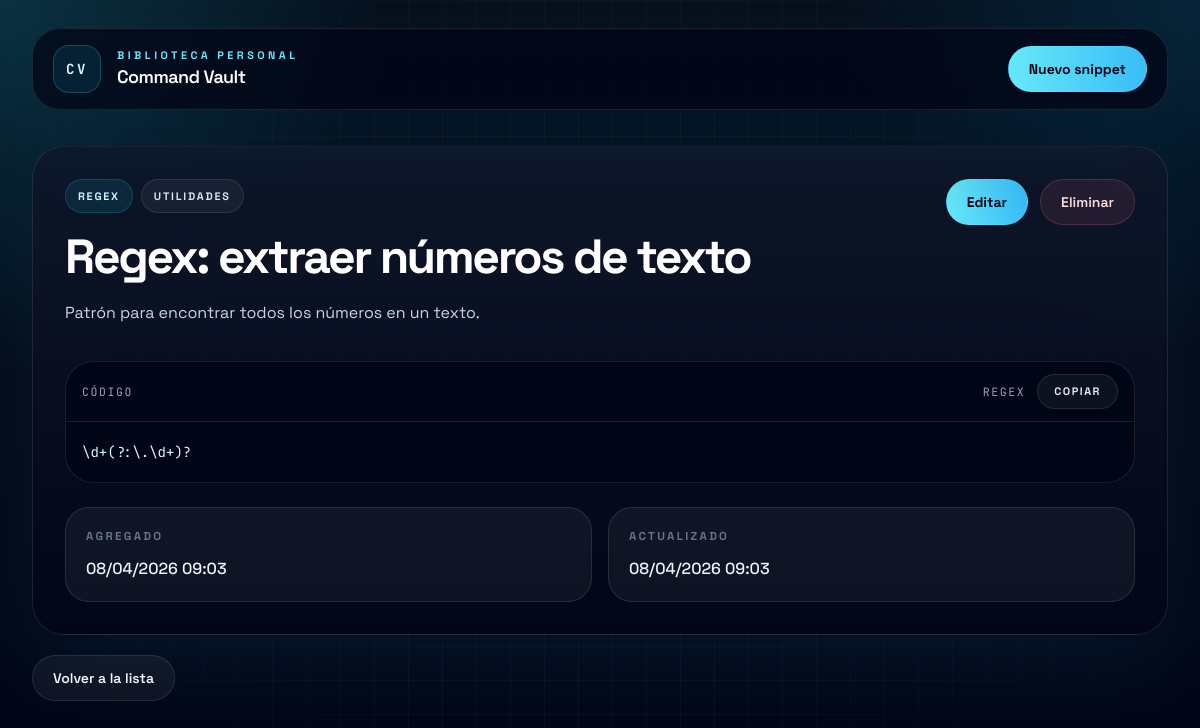
The page /snippet/106/ on the database its author committed.
### vault/models.py (models this page shows, shortened)
class Snippet(models.Model):
    LENGUAJES = [
        ('python', 'Python'),
        ('javascript', 'JavaScript'),
        ('html', 'HTML'),
        ('css', 'CSS'),
        ('bash', 'Bash'),
        ('sql', 'SQL'),
        ('django', 'Django'),
        ('git', 'Git'),
        ('docker', 'Docker'),
        ('regex', 'Regex'),
        ('json', 'JSON'),
        ('yaml', 'YAML'),
    ]
    CATEGORIAS = [
        ('backend', 'Backend'),
        ('frontend', 'Frontend'),
        ('database', 'Base de datos'),
        ('devops', 'DevOps'),
        ('utils', 'Utilidades'),
    ]
    titulo = models.CharField(max_length=120)
    lenguaje = models.CharField(max_length=20, choices=LENGUAJES)
    categoria = models.CharField(max_length=20, choices=CATEGORIAS)
    descripcion = models.TextField()
    codigo = models.TextField()
    destacado = models.BooleanField(default=False)
    creado_en = models.DateTimeField(auto_now_add=True)
    actualizado_en = models.DateTimeField(auto_now=True)
    class Meta:
        ordering = ['-creado_en']
        verbose_name = 'Snippet'
        verbose_name_plural = 'Snippets'

### vault/views.py (the view)
# urls.py: path('snippet/<int:pk>/', views.snippet_detail, name='snippet_detail'),
def snippet_detail(request, pk):
    snippet = get_object_or_404(Snippet, pk=pk)
    return render(request, 'vault/snippet_detail.html', {'snippet': snippet})

### vault/templates/vault/snippet_detail.html (shortened to what this page needs)
{% extends 'vault/base.html' %}
{% block content %}
<section class="space-y-5">
    <article class="rounded-[32px] border border-white/10 bg-[linear-gradient(180deg,rgba(15,23,42,0.9),rgba(2,6,23,0.96))] p-6 shadow-glow sm:p-8">
        <div class="flex flex-col gap-6 lg:flex-row lg:items-start lg:justify-between">
            <div class="max-w-3xl">
                <div class="flex flex-wrap gap-2">
                    <span class="rounded-full border border-cyan-400/20 bg-cyan-400/10 px-3 py-2 text-[0.68rem] font-bold uppercase tracking-[0.16em] text-cyan-100">{{ snippet.get_lenguaje_display }}</span>
                    <span class="rounded-full border border-white/10 bg-white/5 px-3 py-2 text-[0.68rem] font-bold uppercase tracking-[0.16em] text-slate-200">{{ snippet.get_categoria_display }}</span>
                </div>
                <div class="mt-5">
                    <h1 class="text-4xl font-bold tracking-[-0.05em] text-white sm:text-5xl">{{ snippet.titulo }}</h1>
                    <p class="mt-4 text-base leading-8 text-slate-300">{{ snippet.descripcion }}</p>
                </div>
            </div>
            <div class="flex flex-wrap gap-3">
                <a href="{% url 'snippet_update' snippet.pk %}" class="inline-flex items-center justify-center rounded-full border border-cyan-300/20 bg-gradient-to-r from-cyan-300 to-sky-400 px-5 py-3 text-sm font-bold text-slate-950 transition hover:-translate-y-0.5">Editar</a>
                <a href="{% url 'snippet_delete' snippet.pk %}" class="inline-flex items-center justify-center rounded-full border border-rose-400/20 bg-rose-400/10 px-5 py-3 text-sm font-semibold text-rose-100 transition hover:-translate-y-0.5 hover:bg-rose-400/15">Eliminar</a>
            </div>
        </div>
        <div class="mt-8 overflow-hidden rounded-[28px] border border-white/10 bg-slate-950/90">
            <div class="flex items-center justify-between gap-4 border-b border-white/10 px-4 py-3 font-mono text-[0.72rem] uppercase tracking-[0.14em] text-slate-400">
                <span>Código</span>
                <div class="flex items-center gap-3">
                    <span>{{ snippet.get_lenguaje_display }}</span>
                    <button
                        type="button"
                        class="inline-flex min-w-22 items-center justify-center rounded-full border border-white/10 bg-white/5 px-4 py-2 font-sans text-[0.68rem] font-bold uppercase tracking-[0.14em] text-slate-200 transition hover:-translate-y-0.5 hover:border-cyan-300/30 hover:bg-cyan-300/10"
                        data-copy-button
                        data-copy-source="#snippet-code-{{ snippet.pk }}"
                        aria-label="Copiar código de {{ snippet.titulo }}"
                    >
                        <span data-copy-label>Copiar</span>
                    </button>
                </div>
            </div>
            <pre id="snippet-code-{{ snippet.pk }}" class="overflow-auto px-4 py-5 font-mono text-xs leading-7 text-cyan-100 sm:text-sm"><code>{{ snippet.codigo }}</code></pre>
        </div>
        <div class="mt-6 grid gap-4 md:grid-cols-2">
            <div class="rounded-3xl border border-white/10 bg-white/5 p-5">
                <p class="text-[0.72rem] font-bold uppercase tracking-[0.2em] text-slate-500">Agregado</p>
                <p class="mt-3 text-base font-medium text-slate-100">{{ snippet.creado_en|date:"d/m/Y H:i" }}</p>
            </div>
            <div class="rounded-3xl border border-white/10 bg-white/5 p-5">
                <p class="text-[0.72rem] font-bold uppercase tracking-[0.2em] text-slate-500">Actualizado</p>
                <p class="mt-3 text-base font-medium text-slate-100">{{ snippet.actualizado_en|date:"d/m/Y H:i" }}</p>
            </div>
        </div>
    </article>
    <a href="{% url 'snippet_list' %}" class="inline-flex items-center justify-center rounded-full border border-white/10 bg-white/5 px-5 py-3 text-sm font-semibold text-slate-100 transition hover:border-cyan-300/30 hover:bg-cyan-300/10">Volver a la lista</a>
</section>
{% endblock %}

### rows shown on the page
Snippet: lenguaje "REGEX", categoria "UTILIDADES", titulo "Regex: extraer números de texto", descripcion "Patrón para encontrar todos los números en un texto.", codigo "\\d+(?:\\.\\d+)?", creado_en "08/04/2026 09:03", actualizado_en "08/04/2026 09:03"
